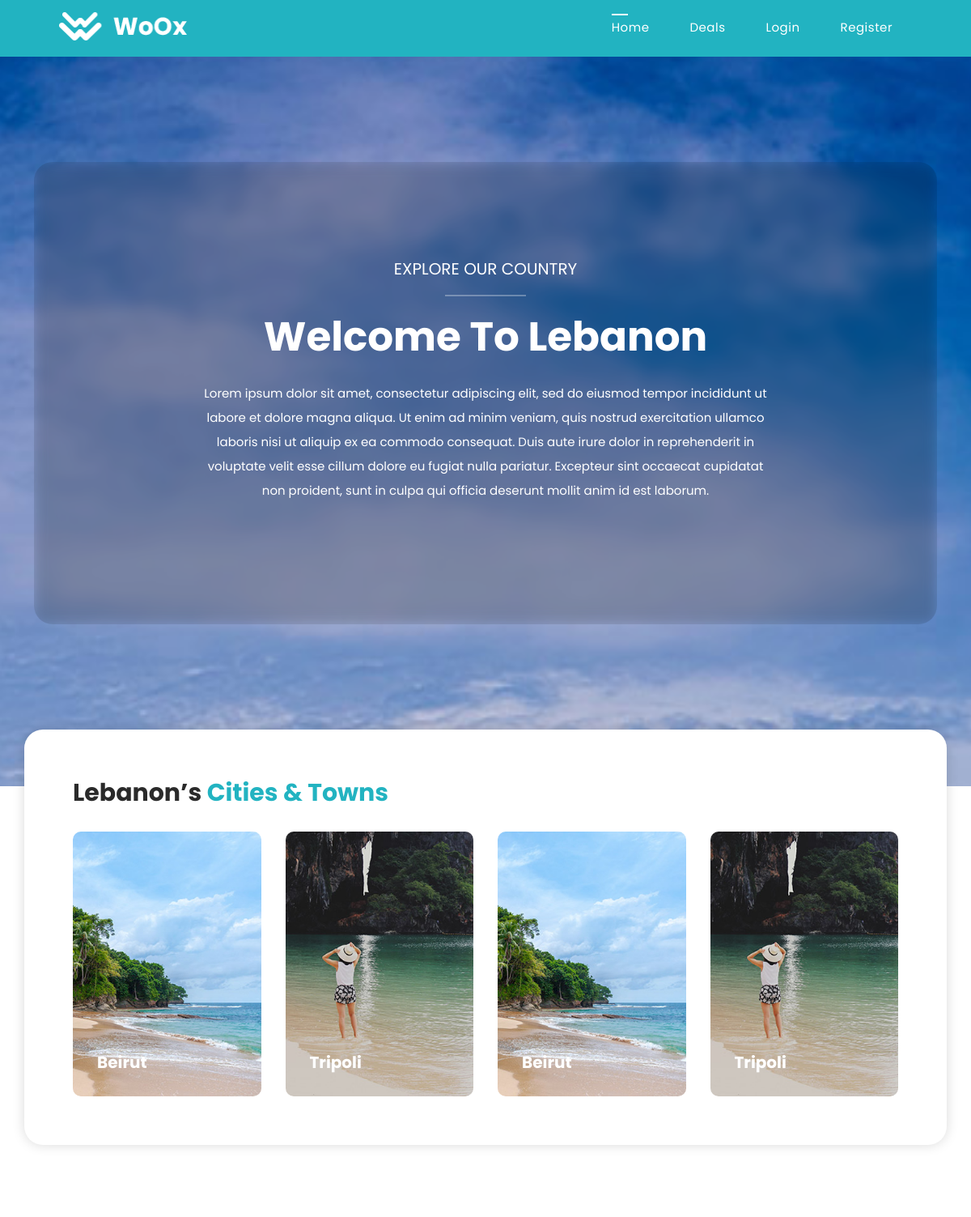
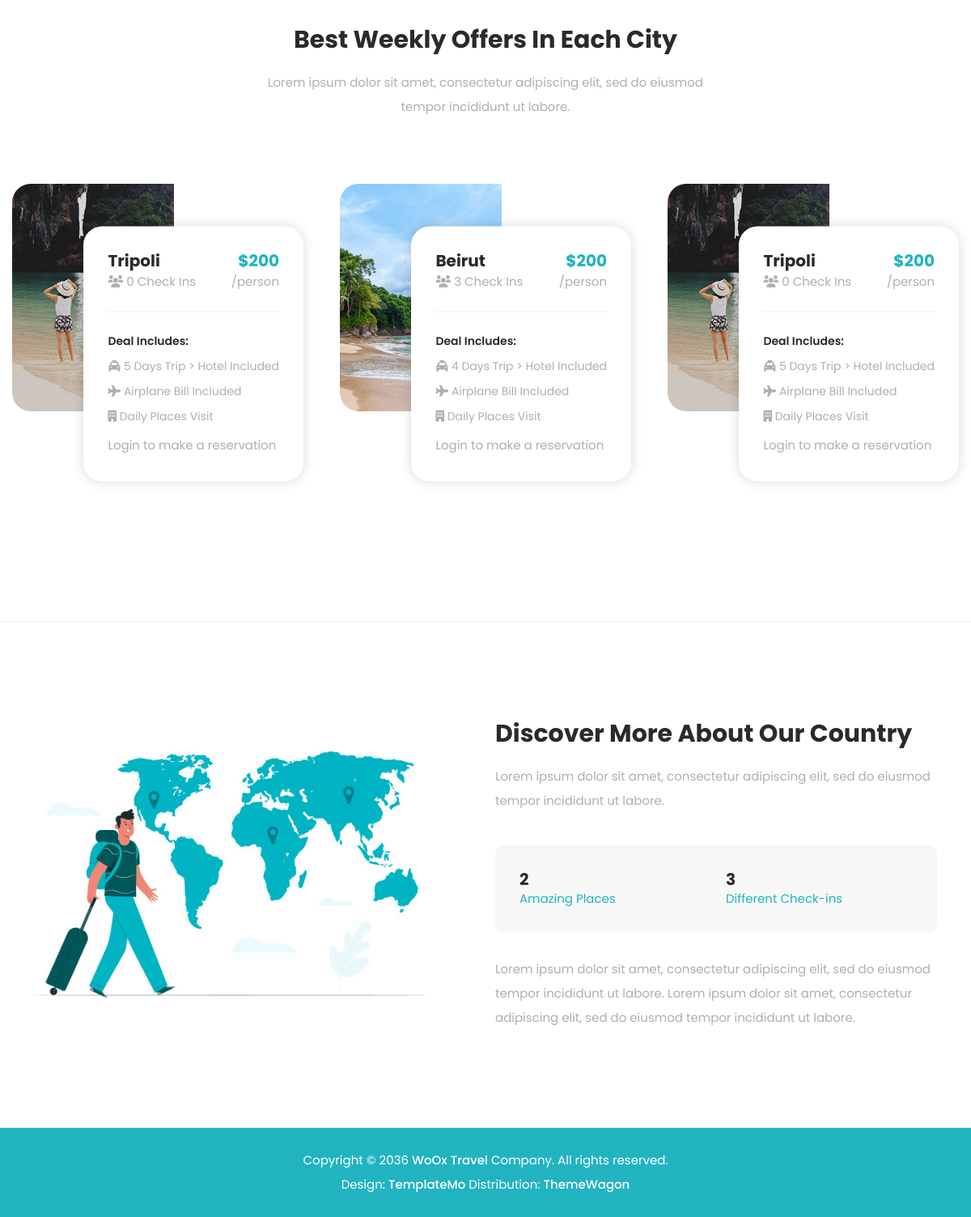
The page /about.php?id=1 on the database its author committed (2 pictures, top to bottom).
### tables this page shows
CREATE TABLE IF NOT EXISTS `countries` (
  `id` int(3) NOT NULL AUTO_INCREMENT,
  `name` varchar(200) NOT NULL,
  `image` varchar(200) NOT NULL,
  `continent` varchar(200) NOT NULL,
  `population` varchar(30) NOT NULL,
  `territory` varchar(30) NOT NULL,
  `description` text NOT NULL,
  `created_at` timestamp NOT NULL DEFAULT CURRENT_TIMESTAMP,
  PRIMARY KEY (`id`)
);

CREATE TABLE IF NOT EXISTS `cities` (
  `id` int(3) NOT NULL AUTO_INCREMENT,
  `name` varchar(200) NOT NULL,
  `image` varchar(200) NOT NULL,
  `trip_days` int(4) NOT NULL,
  `price` varchar(4) NOT NULL,
  `country_id` int(4) NOT NULL,
  `created_at` timestamp NOT NULL DEFAULT CURRENT_TIMESTAMP,
  PRIMARY KEY (`id`)
);

### about.php (the view, shortened to what this page needs)
<?php require "includes/header.php" ?>
<?php require "config/config.php" ?>
<?php
if (isset($_GET['id'])) {
    $id = $_GET['id'];
    $country = $conn->query("SELECT * FROM countries WHERE id=$id");
    $country->execute();
    $singleCountry = $country->fetch(PDO::FETCH_OBJ);
    $cities = $conn->query("SELECT * FROM cities WHERE country_id=$id");
    $cities->execute();
    $singleCity = $cities->fetchAll(PDO::FETCH_OBJ);
    $cities_query = $conn->query("SELECT cities.id AS id, cities.name AS name, cities.image AS image, cities.trip_days AS trip_days, cities.price AS price,
    COUNT(bookings.city_id) AS count_bookings FROM cities LEFT JOIN bookings ON cities.id = bookings.city_id WHERE cities.country_id=$id GROUP BY(bookings.city_id)");
    $cities_query->execute();
    $allCities = $cities_query->fetchAll(PDO::FETCH_OBJ);
    $cities_country = $conn->query("SELECT COUNT(country_id) AS num_city FROM cities WHERE country_id=$id");
    $cities_country->execute();
    $num_of_cities = $cities_country->fetch(PDO::FETCH_OBJ);
    $num_of_book_country = $conn->query("SELECT COUNT(bookings.city_id) AS count_bookings
    FROM cities JOIN bookings ON cities.id = bookings.city_id WHERE cities.country_id=$id");
    $num_of_book_country->execute();
    $num_bookings = $num_of_book_country->fetch(PDO::FETCH_OBJ);
} else {
    header('location: 404.php');
}
?>
<div class="about-main-content">
    <div class="container">
        <div class="row">
            <div class="col-lg-12">
                <div class="content">
                    <div class="blur-bg"></div>
                    <h4>EXPLORE OUR COUNTRY</h4>
                    <div class="line-dec"></div>
                    <h2>Welcome To <?= $singleCountry->name; ?></h2>
                    <p><?= $singleCountry->description; ?></p>
                </div>
            </div>
        </div>
    </div>
</div>
<div class="cities-town">
    <div class="container">
        <div class="row">
            <div class="slider-content">
                <div class="row">
                    <div class="col-lg-12">
                        <h2><?= $singleCountry->name; ?>’s <em>Cities &amp; Towns</em></h2>
                    </div>
                    <div class="col-lg-12">
                        <div class="owl-cites-town owl-carousel">
                            <?php foreach ($singleCity as $city) : ?>
                            <div class="item">
                                <div class="thumb">
                                    <img src="<?= CITY_IMG_URL ?><?= $city->image; ?>" alt="">
                                    <h4><?= $city->name; ?></h4>
                                </div>
                            </div>
                            <?php endforeach; ?>
                        </div>
                    </div>
                </div>
            </div>
        </div>
    </div>
</div>
<div class="weekly-offers">
    <div class="container">
        <div class="row">
            <div class="col-lg-6 offset-lg-3">
                <div class="section-heading text-center">
                    <h2>Best Weekly Offers In Each City</h2>
                    <p>Lorem ipsum dolor sit amet, consectetur adipiscing elit, sed do eiusmod tempor incididunt ut
                        labore.</p>
                </div>
            </div>
        </div>
    </div>
    <div class="container-fluid">
        <div class="row">
            <div class="col-lg-12">
                <div class="owl-weekly-offers owl-carousel">
                    <?php foreach ($allCities as $city) : ?>
                    <div class="item">
                        <div class="thumb">
                            <div class="text">
                                <h4><?= $city->name; ?><br><span><i class="fa fa-users"></i>
                                        <?= $city->count_bookings; ?> Check Ins</span></h4>
                                <h6>$<?= $city->price; ?><br><span>/person</span></h6>
                                <ul>
                                    <li>Deal Includes:</li>
                                    <li><i class="fa fa-taxi"></i> <?= $city->trip_days; ?> Days Trip > Hotel Included
                                    </li>
                                    <li><i class="fa fa-plane"></i> Airplane Bill Included</li>
                                    <li><i class="fa fa-building"></i> Daily Places Visit</li>
                                </ul>
                                <?php if (isset($_SESSION['username'])) : ?>
                                <div class="main-button">
                                    <a href="reservation.php?id=<?= $city->id; ?>">Make a Reservation</a>
                                </div>
                                <?php else : ?>
                                <p>Login to make a reservation</p>
                                <?php endif; ?>
                            </div>
                        </div>
                    </div>
                    <?php endforeach; ?>
                </div>
            </div>
        </div>
    </div>
</div>
<div class="more-about">
    <div class="container">
        <div class="row">
            <div class="col-lg-6 align-self-center">
                <div class="left-image">
                    <img src="assets/images/about-left-image.jpg" alt="">
                </div>
            </div>
            <div class="col-lg-6">
                <div class="section-heading">
                    <h2>Discover More About Our Country</h2>
                    <p>Lorem ipsum dolor sit amet, consectetur adipiscing elit, sed do eiusmod tempor incididunt ut
                        labore.</p>
                </div>
                <div class="row">
                    <div class="col-lg-12">
                        <div class="info-item">
                            <div class="row">
                                <div class="col-lg-6">
                                    <h4><?= $num_of_cities->num_city; ?></h4>
                                    <span>Amazing Places</span>
                                </div>
                                <div class="col-lg-6">
                                    <h4><?= $num_bookings->count_bookings ?></h4>
                                    <span>Different Check-ins</span>
                                </div>
                            </div>
                        </div>
                    </div>
                </div>
                <p>Lorem ipsum dolor sit amet, consectetur adipiscing elit, sed do eiusmod tempor incididunt ut labore.
                    Lorem ipsum dolor sit amet, consectetur adipiscing elit, sed do eiusmod tempor incididunt ut labore.
                </p>
            </div>
        </div>
    </div>
</div>
<?php require "includes/footer.php" ?>

### rows shown on the page
countries: name "Lebanon", description "Lorem ipsum dolor sit amet, consectetur adipiscing elit, sed do eiusmod tempor incididunt ut labore et dolore magna aliqua. Ut enim ad minim veniam, quis nostrud exercitation ullamco laboris nisi ut aliquip ex ea commodo consequat. Duis aute irure dolor in reprehenderit in voluptate velit esse cillum dolore eu fugiat nulla pariatur. Excepteur sint occaecat cupidatat non proident, sunt in culpa qui officia deserunt mollit anim id est laborum."
cities: image (picture), name "Beirut", count_bookings "3", price "200", trip_days "4"
cities: image (picture), name "Tripoli", count_bookings "0", price "200", trip_days "5"

### other values the page prints
$num_of_cities->num_city "2"
$num_bookings->count_bookings "3"
